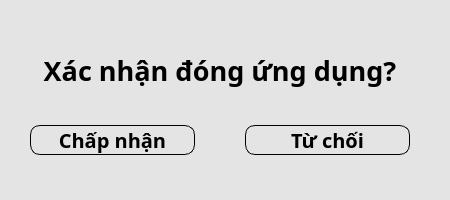
<?xml version="1.0" encoding="UTF-8"?>
<ui version="4.0">
 <class>MainWindow</class>
 <widget class="QMainWindow" name="MainWindow">
  <property name="geometry">
   <rect>
    <x>0</x>
    <y>0</y>
    <width>450</width>
    <height>200</height>
   </rect>
  </property>
  <property name="maximumSize">
   <size>
    <width>450</width>
    <height>200</height>
   </size>
  </property>
  <property name="windowTitle">
   <string>MainWindow</string>
  </property>
  <property name="styleSheet">
   <string notr="true">background: transparent;
border-radius: 8px;</string>
  </property>
  <widget class="QWidget" name="centralwidget">
   <property name="styleSheet">
    <string notr="true">background: transparent;
border-radius: 8px;</string>
   </property>
   <widget class="QFrame" name="OkCancelFrame">
    <property name="geometry">
     <rect>
      <x>-20</x>
      <y>0</y>
      <width>480</width>
      <height>200</height>
     </rect>
    </property>
    <property name="minimumSize">
     <size>
      <width>480</width>
      <height>200</height>
     </size>
    </property>
    <property name="maximumSize">
     <size>
      <width>16777215</width>
      <height>200</height>
     </size>
    </property>
    <property name="styleSheet">
     <string notr="true">QFrame {
	background-color: rgb(228, 228, 228);
	border-radius: 8px;
}</string>
    </property>
    <property name="frameShape">
     <enum>QFrame::NoFrame</enum>
    </property>
    <property name="frameShadow">
     <enum>QFrame::Raised</enum>
    </property>
    <layout class="QVBoxLayout" name="verticalLayout_10">
     <property name="spacing">
      <number>0</number>
     </property>
     <property name="leftMargin">
      <number>0</number>
     </property>
     <property name="topMargin">
      <number>0</number>
     </property>
     <property name="rightMargin">
      <number>0</number>
     </property>
     <property name="bottomMargin">
      <number>0</number>
     </property>
     <item>
      <widget class="QFrame" name="frame_11">
       <property name="maximumSize">
        <size>
         <width>16777215</width>
         <height>16777215</height>
        </size>
       </property>
       <property name="frameShape">
        <enum>QFrame::StyledPanel</enum>
       </property>
       <property name="frameShadow">
        <enum>QFrame::Raised</enum>
       </property>
       <layout class="QVBoxLayout" name="verticalLayout_11">
        <property name="spacing">
         <number>0</number>
        </property>
        <property name="leftMargin">
         <number>0</number>
        </property>
        <property name="topMargin">
         <number>40</number>
        </property>
        <property name="rightMargin">
         <number>0</number>
        </property>
        <property name="bottomMargin">
         <number>0</number>
        </property>
        <item>
         <widget class="QLabel" name="label_2">
          <property name="font">
           <font>
            <family>Montserrat</family>
            <pointsize>20</pointsize>
            <weight>75</weight>
            <bold>true</bold>
           </font>
          </property>
          <property name="styleSheet">
           <string notr="true">background: transparent;
color: rgb(0, 0, 0);</string>
          </property>
          <property name="text">
           <string>Xác nhận đóng ứng dụng?</string>
          </property>
          <property name="alignment">
           <set>Qt::AlignCenter</set>
          </property>
         </widget>
        </item>
       </layout>
      </widget>
     </item>
     <item>
      <widget class="QFrame" name="frame_10">
       <property name="frameShape">
        <enum>QFrame::StyledPanel</enum>
       </property>
       <property name="frameShadow">
        <enum>QFrame::Raised</enum>
       </property>
       <layout class="QHBoxLayout" name="horizontalLayout_8">
        <property name="spacing">
         <number>50</number>
        </property>
        <property name="leftMargin">
         <number>50</number>
        </property>
        <property name="topMargin">
         <number>0</number>
        </property>
        <property name="rightMargin">
         <number>50</number>
        </property>
        <property name="bottomMargin">
         <number>20</number>
        </property>
        <item>
         <widget class="QPushButton" name="Accept">
          <property name="minimumSize">
           <size>
            <width>0</width>
            <height>0</height>
           </size>
          </property>
          <property name="font">
           <font>
            <family>Montserrat</family>
            <pointsize>15</pointsize>
            <weight>75</weight>
            <bold>true</bold>
           </font>
          </property>
          <property name="styleSheet">
           <string notr="true">QPushButton {
border-radius:10;
	border-color: rgb(0, 0, 0);
	border : 1px solid ;
}
QPushButton:hover {
	background-color: rgb(0, 0, 0);
	color: rgb(255, 255, 255);
}</string>
          </property>
          <property name="text">
           <string> Chấp nhận </string>
          </property>
         </widget>
        </item>
        <item>
         <widget class="QPushButton" name="Deny">
          <property name="font">
           <font>
            <family>Montserrat</family>
            <pointsize>15</pointsize>
            <weight>75</weight>
            <italic>false</italic>
            <bold>true</bold>
           </font>
          </property>
          <property name="toolTip">
           <string/>
          </property>
          <property name="styleSheet">
           <string notr="true">QPushButton {
border-radius:10;
	border-color: rgb(0, 0, 0);
	border : 1px solid ;
}
QPushButton:hover {
	background-color: rgb(0, 0, 0);
	color: rgb(255, 255, 255);
}</string>
          </property>
          <property name="text">
           <string> Từ chối </string>
          </property>
          <property name="shortcut">
           <string>Esc</string>
          </property>
          <property name="checkable">
           <bool>true</bool>
          </property>
          <property name="checked">
           <bool>true</bool>
          </property>
          <property name="autoRepeat">
           <bool>false</bool>
          </property>
          <property name="autoExclusive">
           <bool>true</bool>
          </property>
         </widget>
        </item>
       </layout>
      </widget>
     </item>
    </layout>
   </widget>
  </widget>
 </widget>
 <resources/>
 <connections/>
</ui>
